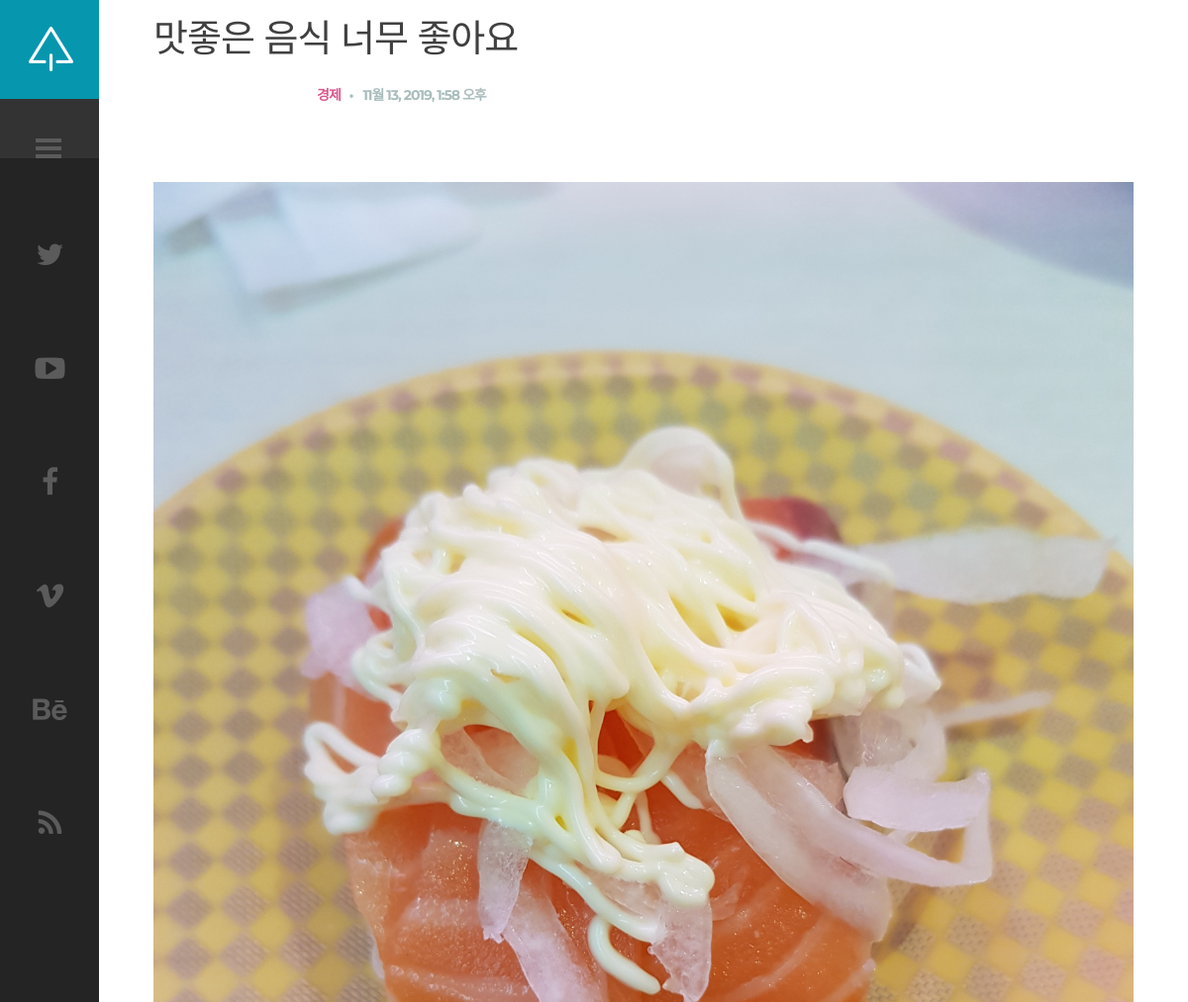
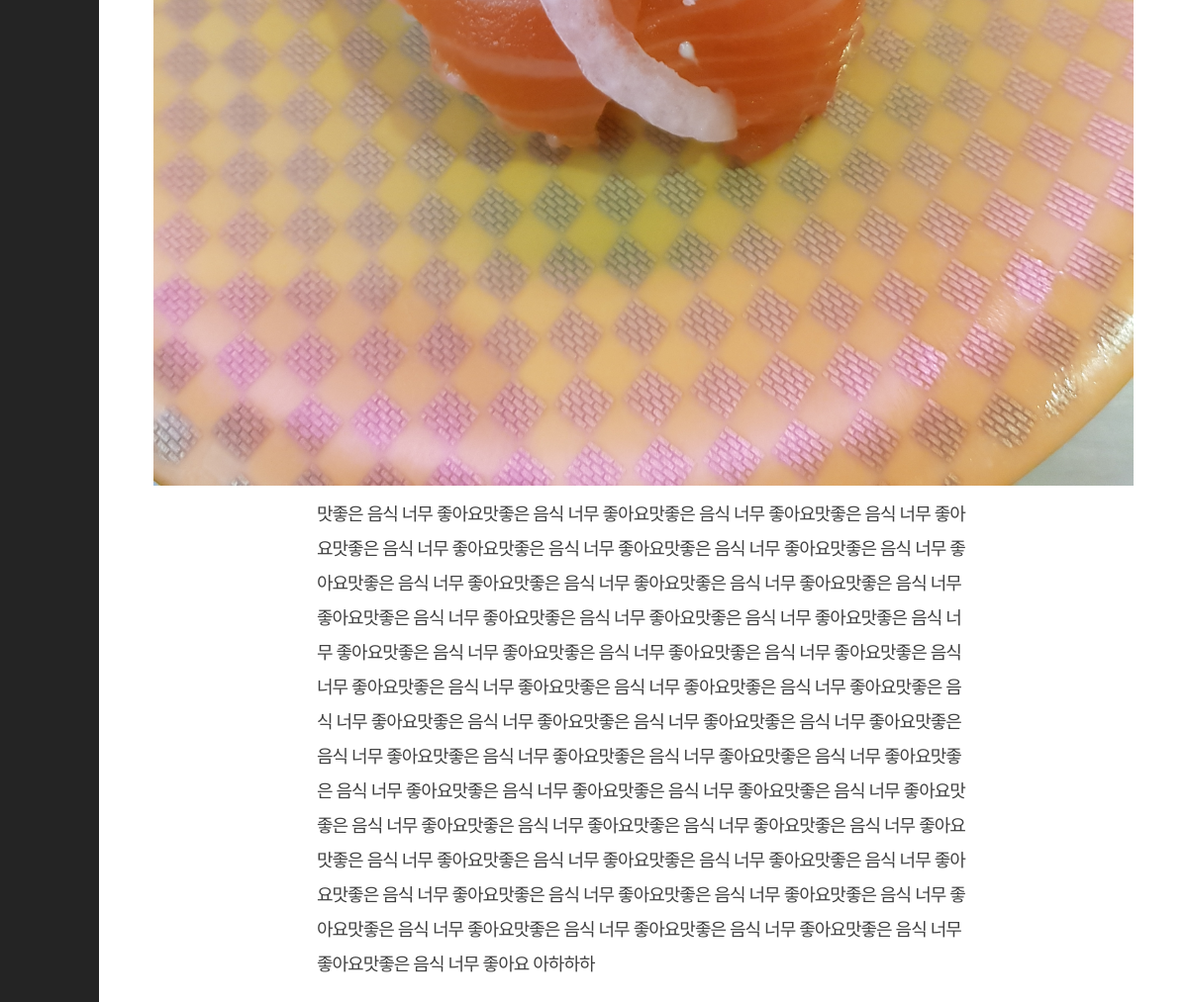
The page /blog/post/8 (signed in) on the database its author committed (2 pictures, top to bottom).
### blog/models.py (models this page shows, shortened)
class Post(models.Model):
    title = models.CharField(max_length=200)
    title_image = models.ImageField(blank=True)
    content = models.TextField()
    createDate = models.DateTimeField(auto_now_add=True)
    updateDate = models.DateTimeField(auto_now_add=True)
    category = models.ManyToManyField(Category, help_text="글의 분류를 설정하세요.")

class Category(models.Model):
	name = models.CharField(max_length=50, help_text="블로그 글의 분류를 입력하세요.(ex:일상)")
	def __str__(self):
	    return self.name

### blog/views.py (the view)
# urls.py: path("post/<int:pk>", views.PostDetailView.as_view(), name="post"),
class PostDetailView(generic.DetailView):
	model = Post

### blog/templates/blog/post_detail.html (shortened to what this page needs)
{% extends "base_generic.html" %}
{% block content %}
{% load static %}
        <div id="content" class="site-content center-relative">
            <div class="single-post-wrapper content-1070 center-relative">
                <article class="center-relative">
                    <h1 class="entry-title">
                        {{ post.title }}
                    </h1>
                    <div class="post-info content-660 center-relative">
                        <div class="cat-links">
                            <ul>
                                <li><a href="#">
                                    {% for c in post.category.all %}
                                    {{ c }}
                                    {% endfor %}
                                </a></li>
                            </ul>
                        </div>
                        <div class="entry-date published">{{ post.createDate }}</div>
                    </div>
                    {% if post.title_image %}
                    <div class="post-full-width">
                         <img src="{{ post.title_image.url }}" alt="">
                    </div>
                    {% endif %}
                    <div class="entry-content">
                        <div class="content-wrap content-660 center-relative">
                            {{ post.content }}
                        </div>
                    </div>
                </article>
            </div>
        </div>
{% endblock %}

### static/css/clear.css (style rules this page uses)
html, body, div, span, object, iframe, h1, h2, h3, h4, h5, h6, p, blockquote, pre, abbr, address, cite, code, del, dfn, em, img, ins, kbd, q, samp, small, strong, sub, sup, var, b, i, ol, ul, li, fieldset, form, label, legend, table, caption, tbody, tfoot, thead, tr, th, td, article, aside, canvas, details, figcaption, figure, footer, header, hgroup, menu, nav, section, summary, time, mark, audio, video { margin:0; padding:0; border:0; outline: none; font-size:100%; vertical-align:baseline; background:transparent; }
body { line-height:1; }
article,aside,details,figcaption,figure, footer,header,hgroup,menu,nav,section { display:block; }
nav ul,ul,ol { list-style:none; }
a { margin:0; padding:0; font-size:100%; outline: none; vertical-align:baseline; background:transparent; }

### static/css/common.css (style rules this page uses)
.center-relative { margin-left: auto; margin-right: auto; }
h1,h2,h3,h4,h5,h6 { padding: 20px 0; }
h1 { font-size: 38px; line-height: 38px; }

### static/css/style.css (style rules this page uses)
html { overflow: hidden; }
body { font-family: 'Libre Baskerville',sans-serif, Arial;; font-size: 18px; line-height: 35px; font-weight: 400; letter-spacing: -1px; color: #404040; background-color: #fff; }
body a { text-decoration: none; color: #404040; transition: color .2s linear, background-color .2s linear, border-color .2s linear; }
.content-660 { max-width: 660px; }
.content-1070 { max-width: 1070px; }
.content-660 img, .content-1070 img, .content-900 img { max-width: 100%; max-height: 100%; width: auto; height: auto; }
.site-content { width: calc(100% - 100px); margin-left: 100px; padding-bottom: 100px; position: relative; -webkit-transition: margin 0.3s ease; -moz-transition: margin 0.3s ease; -ms-transition: margin 0.3s ease; -o-transition: margin 0.3s ease; transition: margin 0.3s ease; }
.cat-links { font-family: 'Montserrat', sans-serif, Arial; display: inline-block; font-size: 16px; text-transform: uppercase; font-weight: 700; }
.cat-links ul li { display: inline-block; margin-right: 5px; }
.cat-links ul li a { color: #D8588C; font-size: 14px; }
.cat-links ul li:after { content: ","; }
.cat-links ul li:last-child:after { display: none; }
.published { font-family: 'Montserrat', sans-serif, Arial; display: inline-block; font-size: 14px; text-transform: uppercase; font-weight: 700; color: #aabdbd; }
.published:before { content: "\2022"; font-size: 14px; display: inline-block; margin-right: 10px; }
.post-info { font-family: 'Montserrat', sans-serif, Arial; padding-bottom: 70px; }
@media screen and (max-width: 1650px) { .content-1070 { width: 1070px; max-width: 90%; } }

### rows shown on the page
Post: title "맛좋은 음식 너무 좋아요", createDate "11월 13, 2019, 1:58 오후", title_image (picture), content "맛좋은 음식 너무 좋아요맛좋은 음식 너무 좋아요맛좋은 음식 너무 좋아요맛좋은 음식 너무 좋아요맛좋은 음식 너무 좋아요맛좋은 음식 너무 좋아요맛좋은 음식 너무 좋아요맛좋은 음식 너무 좋아요맛좋은 음식 너무 좋아요맛좋은 음식 너무 좋아요맛좋은 음식 너무 좋아요맛좋은 음식 너무 좋아요맛좋은 음식 너무 좋아요맛좋은 음식 너무 좋아요맛좋은 음식 너무 좋아요맛좋은 음식 너무 좋아요맛좋은 음식 너무 좋아요맛좋은 음식 너무 좋아요맛좋은 음식 너무 좋아요맛좋은 음식 너무 좋아요맛좋은 음식 너무 좋아요맛좋은 음식 너무 좋아요맛좋은 음식 너무 좋아요맛좋은 음식 너무 좋아요맛좋은 음식 너무 좋아요맛좋은 음식 너무 좋아요맛좋은 음식 너무 좋아요맛좋은 음식 너무 좋아요맛좋은 음식 너무 좋아요맛좋은 음식 너무 좋아요맛좋은 음식 너무 좋아요맛좋은 음식 너무 좋아요맛좋은 음식 너무 좋아요맛좋은 음식 너무 좋아요맛좋은 음식 너무 좋아요맛좋은 음식 너무 좋아요맛좋은 음식 너무 좋아요맛좋은 음식 너무 좋아요맛좋은 음식 너무 좋아요맛좋은 음식 너무 좋아요맛좋은 음식 너무 좋아요맛좋은 음식 너무 좋아요맛좋은 음식 너무 좋아요맛좋은 음식 너무 좋아요맛좋은 음식 너무 좋아요맛좋은 음식 너무 좋아요맛좋은 음식 너무 좋아요맛좋은 음식 너무 좋아요맛좋은 음식 너무 좋아요맛좋은 음식 너무 좋아요맛좋은 음식 너무 좋아요맛좋은 음식 너무 좋아요 아하하하"
Category: name "경제"
